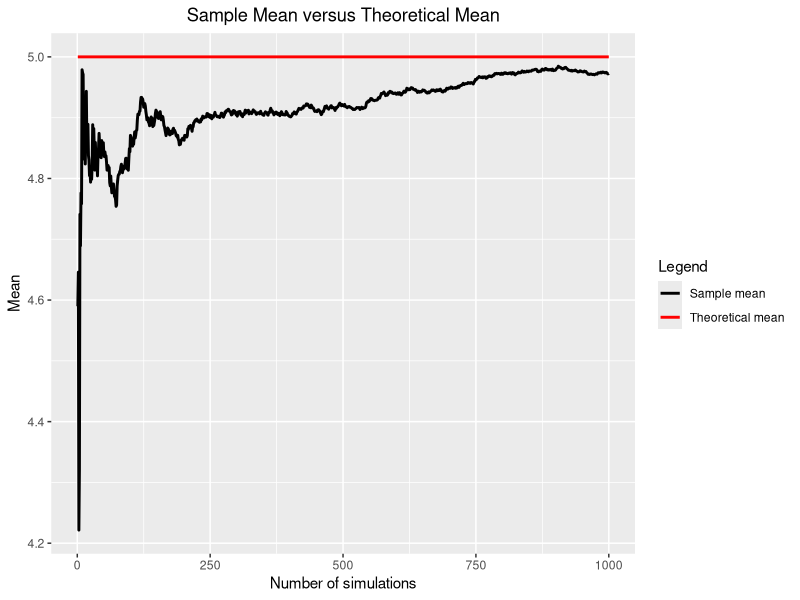
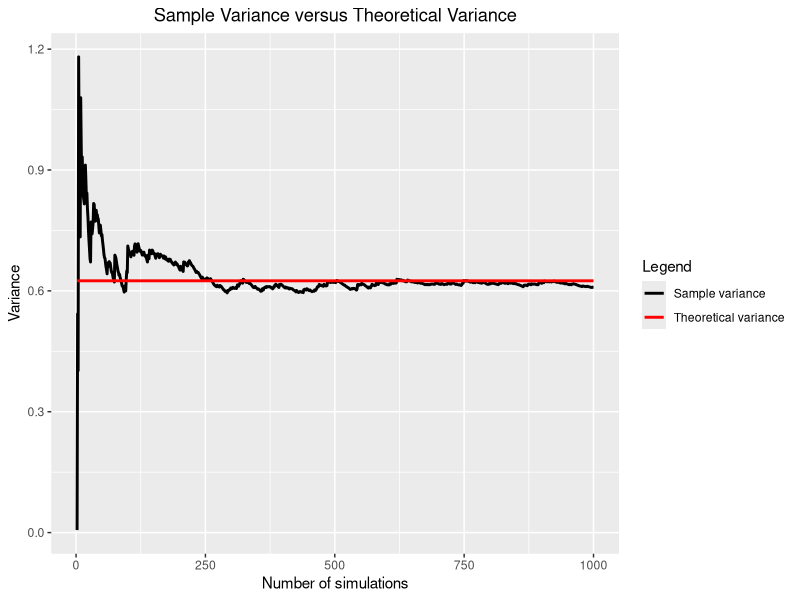

Generate these figures, in order, with R: (Note: this script raises an error after producing the figures.)
## ---- chunk 1
knitr::opts_chunk$set(echo = TRUE, message = FALSE, warning = FALSE)
## ---- chunk 2
# Dependencies
library(ggplot2)

# Set constants
nosim <- 1000
n <- 40
lambda <- 0.2

# Set the random seed
set.seed(0704)
## ---- chunk 3
# Draw the random exponentials and calculate the average
sample <- rexp(nosim * n, lambda)
sample_avg <- apply(matrix(sample, nosim), 1, mean)
## ---- chunk 4
# Calculate the sample mean with progressively larger sample sizes
means <- cumsum(sample_avg) / (1:nosim)

# Calculate the final sample mean and its theoretical value
sample_mean <- mean(sample_avg)
theoretical_mean <- 1 / lambda

# Calculate the sample variance with progressively larger sample sizes
variances <- sapply(2:nosim, function(i) {sum((sample_avg[1:i] - means[i])^2)/(i-1)})

# Calculate the final sample variance and its theoretical value
sample_variance <- var(sample_avg)
theoretical_variance <- 1 / lambda^2 / n
## ---- chunk 5
ggplot(data.frame(x = rep(1:nosim, times = 2), y = c(means, rep(1/lambda, times = nosim)),
                  type = factor(rep(1:2, each = nosim))), aes(x = x, y = y, col = type)) +
  geom_line(size = 1) +
  scale_color_manual(name = "Legend", labels = c("Sample mean", "Theoretical mean"),
                     values = c("black", "red")) +
  theme(plot.title = element_text(hjust = 0.5)) +
  labs(title = "Sample Mean versus Theoretical Mean",
       x = "Number of simulations", y = "Mean")
## ---- chunk 6
ggplot(data.frame(x = rep(2:nosim, times = 2), y = c(variances, rep((1/lambda)^2/n, times = nosim-1)),
                  type = factor(rep(1:2, each = nosim-1))), aes(x = x, y = y, col = type)) +
  geom_line(size = 1) +
  scale_color_manual(name = "Legend", labels = c("Sample variance", "Theoretical variance"),
                     values = c("black", "red")) +
  theme(plot.title = element_text(hjust = 0.5)) +
  labs(title = "Sample Variance versus Theoretical Variance",
       x = "Number of simulations", y = "Variance")
## ---- chunk 7
ggplot(mapping = aes(x = sample)) +
  geom_histogram(colour = "black", aes(y = ..density.., fill = "Actual distribution")) +
  stat_function(fun = dnorm, args = list(mean = 1/lambda, sd = 1/lambda), size = 1,
                aes(col = "Normal distribution")) +
  scale_fill_manual("Histogram", values = "white") +
  scale_color_manual("Line", values = "red") +
  theme(plot.title = element_text(hjust = 0.5)) +
  labs(title = "Density histogram of random exponentials", x = "Value", y = "Density")
## ---- chunk 8
ggplot(mapping = aes(x = sample_avg)) +
  geom_histogram(colour = "black", aes(y = ..density.., fill = "Actual distribution")) +
  stat_function(fun = dnorm, args = list(mean = 1/lambda, sd = 1/lambda/sqrt(n)), size = 1,
                aes(col = "Normal distribution")) +
  scale_fill_manual("Histogram", values = "white") +
  scale_color_manual("Line", values = "red") +
  theme(plot.title = element_text(hjust = 0.5)) +
  labs(title = "Density histogram of average of 40 random exponentials", x = "Value", y = "Density")
